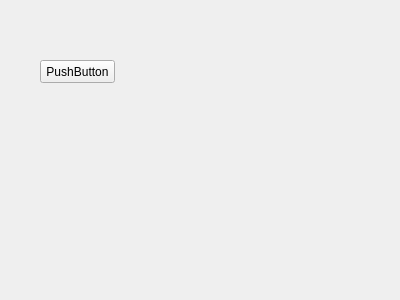
<?xml version="1.0" encoding="UTF-8"?>
<ui version="4.0">
 <class>IndexWidget</class>
 <widget class="QWidget" name="IndexWidget">
  <property name="geometry">
   <rect>
    <x>0</x>
    <y>0</y>
    <width>400</width>
    <height>300</height>
   </rect>
  </property>
  <property name="windowTitle">
   <string>Form</string>
  </property>
  <widget class="QPushButton" name="pushButton">
   <property name="geometry">
    <rect>
     <x>40</x>
     <y>60</y>
     <width>75</width>
     <height>23</height>
    </rect>
   </property>
   <property name="text">
    <string>PushButton</string>
   </property>
  </widget>
 </widget>
 <resources/>
 <connections/>
</ui>
